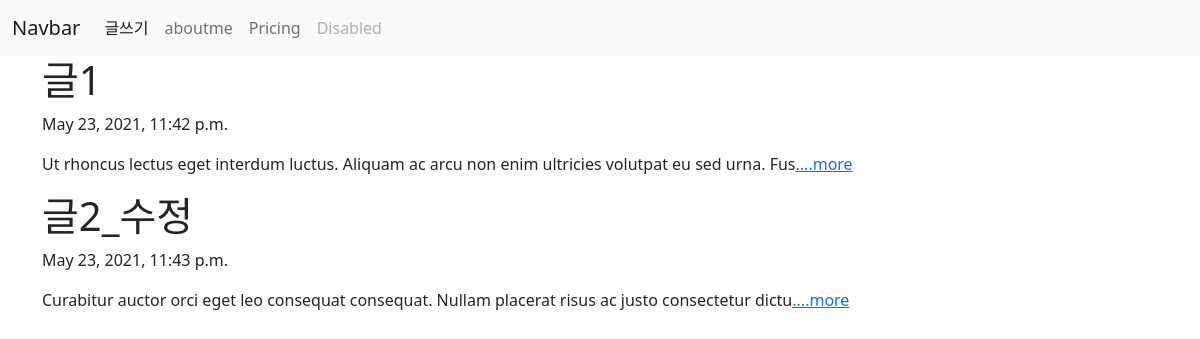
The page / on the database its author committed.
### blog/models.py (models this page shows, shortened)
class Blog(models.Model):
    title = models.CharField(max_length=200)
    pub_date = models.DateTimeField('date published')
    body = models.TextField()
    def summary(self):
        return self.body[:100]

### blog/views.py (the view)
# urls.py: 2. Add a URL to urlpatterns:  path('', views.home, name='home')
def home(request):
    blogs = Blog.objects
    return render(request, 'home.html', {'blogs':blogs})

### blog/templates/home.html (shortened to what this page needs)
<!DOCTYPE html>
<html lang="en">
<head>
    <link href="https://cdn.jsdelivr.net/npm/bootstrap@5.0.0/dist/css/bootstrap.min.css" rel="stylesheet">
</head>
<body>
    <nav class="navbar navbar-expand-lg navbar-light bg-light">
        <div class="container-fluid">
          <a class="navbar-brand" href="">Navbar</a>
          <div class="collapse navbar-collapse" id="navbarNav">
            <ul class="navbar-nav">
              <li class="nav-item">
                <a class="nav-link active" aria-current="page" href="{% url 'new' %}">글쓰기</a>
              </li>
              <li class="nav-item">
                <a class="nav-link" href="{% url 'aboutme' %}">aboutme</a>
              </li>
              <li class="nav-item">
                <a class="nav-link" href="#">Pricing</a>
              </li>
              <li class="nav-item">
                <a class="nav-link disabled" href="#" tabindex="-1" aria-disabled="true">Disabled</a>
              </li>
            </ul>
          </div>
        </div>
    </nav>
    {% for blog in blogs.all %}
    <div class="container">
        <h1>{{blog.title}}</h1>
        <p>{{blog.pub_date}}</p>
        <p>{{blog.summary}}<a href="{% url 'detail' blog.id  %}">....more</a></p>
    </div>
    {% endfor %}
</body>
</html>

### rows shown on the page
Blog: title "글1", pub_date "May 23, 2021, 11:42 p.m.", summary "Ut rhoncus lectus eget interdum luctus. Aliquam ac arcu non enim ultricies volutpat eu sed urna. Fus"
Blog: title "글2_수정", pub_date "May 23, 2021, 11:43 p.m.", summary "Curabitur auctor orci eget leo consequat consequat. Nullam placerat risus ac justo consectetur dictu"
